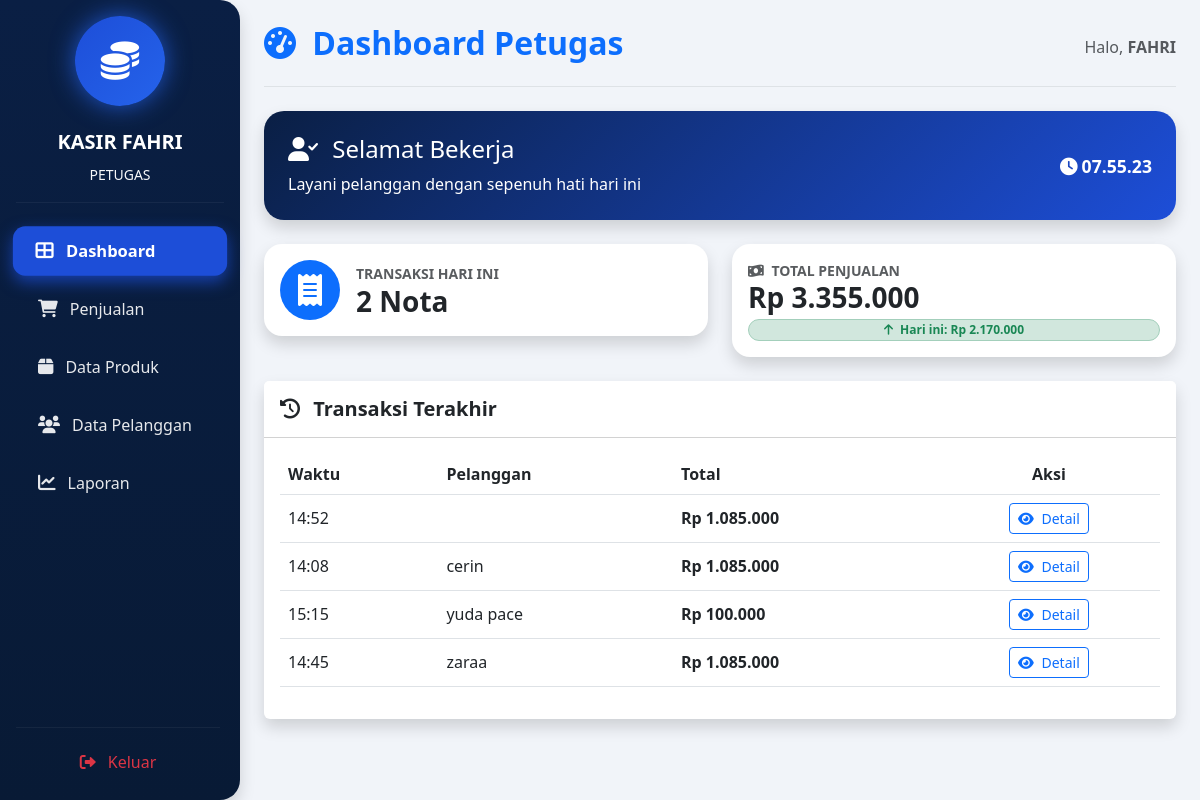
The app's page /petugas/dashboard/index.php (signed in) with its own data.
### tables this page shows
CREATE TABLE `penjualan` (
  `PenjualanID` int(11) NOT NULL,
  `TanggalPenjualan` datetime NOT NULL DEFAULT current_timestamp(),
  `Totalharga` decimal(10,2) NOT NULL,
  `PelangganID` int(11) NOT NULL
);

CREATE TABLE `pelanggan` (
  `PelangganID` int(11) NOT NULL,
  `NamaPelanggan` varchar(255) NOT NULL,
  `Alamat` text NOT NULL,
  `NomorTelepon` varchar(15) NOT NULL
);

### petugas/dashboard/index.php (the view, shortened to what this page needs)
<?php
include '../../main/connect.php';
$username = $_SESSION['username'];
$tgl_hari_ini = date('Y-m-d');
?>
<!DOCTYPE html>
<html lang="id">
<head>
    <link href="https://cdn.jsdelivr.net/npm/bootstrap@5.3.0/dist/css/bootstrap.min.css" rel="stylesheet">
    <link rel="stylesheet" href="https://cdnjs.cloudflare.com/ajax/libs/font-awesome/6.0.0/css/all.min.css">
</head>
<body>
<div class="d-flex">
<?php include '../../template/sidebar.php'; ?>
<div class="container-fluid p-4">
<div class="d-flex justify-content-between align-items-center mb-4 border-bottom pb-3">
    <h2 class="fw-bold text-primary">
        <i class="fas fa-gauge-high me-2"></i> Dashboard Petugas
    </h2>
    <div class="text-muted">
        Halo, <strong><?= strtoupper($username); ?></strong>
    </div>
</div>
<div class="welcome-box p-4 mb-4 shadow d-flex justify-content-between align-items-center">
    <div>
        <h4>
            <i class="fas fa-user-check me-2"></i> Selamat Bekerja
        </h4>
        <p class="mb-0">Layani pelanggan dengan sepenuh hati hari ini</p>
    </div>
    <div class="clock" id="clock"></div>
</div>
<div class="row g-4 mb-4">
<div class="col-md-6">
<div class="card card-stats shadow border-0 p-3 bg-white">
<div class="d-flex align-items-center">
    <div class="icon-box bg-primary text-white rounded-circle me-3">
        <i class="fas fa-receipt fa-2x"></i>
    </div>
    <div>
        <small class="text-muted fw-bold">TRANSAKSI HARI INI</small>
        <?php
        $query_trx = mysqli_query($conn, "SELECT COUNT(*) total FROM penjualan WHERE DATE(TanggalPenjualan)='$tgl_hari_ini'");
        $data_trx = mysqli_fetch_assoc($query_trx);
        ?>
        <h3 class="fw-bold mb-0"><?= $data_trx['total']; ?> Nota</h3>
    </div>
</div>
</div>
</div>
<div class="col-md-6">
<div class="card card-stats shadow border-0 p-3 bg-white">
    <small class="text-muted fw-bold">
        <i class="fas fa-money-bill-wave me-1"></i> TOTAL PENJUALAN
    </small>
    <?php
    $query_total = mysqli_query($conn, "SELECT SUM(TotalHarga) total_all FROM penjualan");
    $data_total = mysqli_fetch_assoc($query_total);
    $total_all = $data_total['total_all'] ?? 0;
    $query_today = mysqli_query($conn, "SELECT SUM(TotalHarga) total_today FROM penjualan WHERE DATE(TanggalPenjualan)='$tgl_hari_ini'");
    $data_today = mysqli_fetch_assoc($query_today);
    $total_today = $data_today['total_today'] ?? 0;
    ?>
    <h3 class="fw-bold mb-1">Rp <?= number_format($total_all, 0, ',', '.'); ?></h3>
    <span class="badge bg-success-subtle text-success border border-success-subtle rounded-pill px-3 py-1">
        <i class="fas fa-arrow-up me-1"></i>
        Hari ini: Rp <?= number_format($total_today, 0, ',', '.'); ?>
    </span>
</div>
</div>
</div>
<div class="card shadow border-0">
<div class="card-header bg-white py-3">
    <h5 class="fw-bold m-0">
        <i class="fas fa-history me-2"></i> Transaksi Terakhir
    </h5>
</div>
<div class="card-body">
<table class="table table-hover align-middle">
<thead>
<tr>
    <th>Waktu</th>
    <th>Pelanggan</th>
    <th>Total</th>
    <th class="text-center">Aksi</th>
</tr>
</thead>
<tbody>
<?php
$log = mysqli_query($conn, "
    SELECT penjualan.*, pelanggan.NamaPelanggan
    FROM penjualan
    JOIN pelanggan ON penjualan.PelangganID = pelanggan.PelangganID
    ORDER BY PenjualanID DESC
    LIMIT 5
");
while ($l = mysqli_fetch_assoc($log)) {
?>
<tr>
    <td><?= date('H:i', strtotime($l['TanggalPenjualan'])); ?></td>
    <td><?= $l['NamaPelanggan']; ?></td>
    <td class="fw-bold">Rp <?= number_format($l['Totalharga'], 0, ',', '.'); ?></td>
    <td class="text-center">
        <a href="../penjualan/detail.php?id=<?= $l['PenjualanID']; ?>" class="btn btn-sm btn-outline-primary">
            <i class="fas fa-eye me-1"></i> Detail
        </a>
    </td>
</tr>
<?php } ?>
</tbody>
</table>
</div>
</div>
</div>
</div>
</body>
</html>

### petugas/dashboard/index.php (style rules this page uses)
body { background: #f1f4f9; font-family: 'Segoe UI', Tahoma, Geneva, Verdana, sans-serif; }
.welcome-box { background: linear-gradient(135deg, #0a1f44, #1d4ed8); color: white; border-radius: 20px; }
.card-stats { border-radius: 18px; transition: 0.3s; }
.icon-box { width: 60px; height: 60px; display: flex; align-items: center; justify-content: center; }
.clock { font-size: 1.1rem; font-weight: bold; }

### records on screen
penjualan: TanggalPenjualan "14:52", Totalharga "1.085.000"
penjualan: TanggalPenjualan "14:08", PelangganID.NamaPelanggan "cerin", Totalharga "1.085.000"
penjualan: TanggalPenjualan "15:15", PelangganID.NamaPelanggan "yuda pace", Totalharga "100.000"
penjualan: TanggalPenjualan "14:45", PelangganID.NamaPelanggan "zaraa", Totalharga "1.085.000"

### other values on screen
$role "PETUGAS"
$username "FAHRI"
$data_trx['total'] "2"
$total_all "3.355.000"
$total_today "2.170.000"
